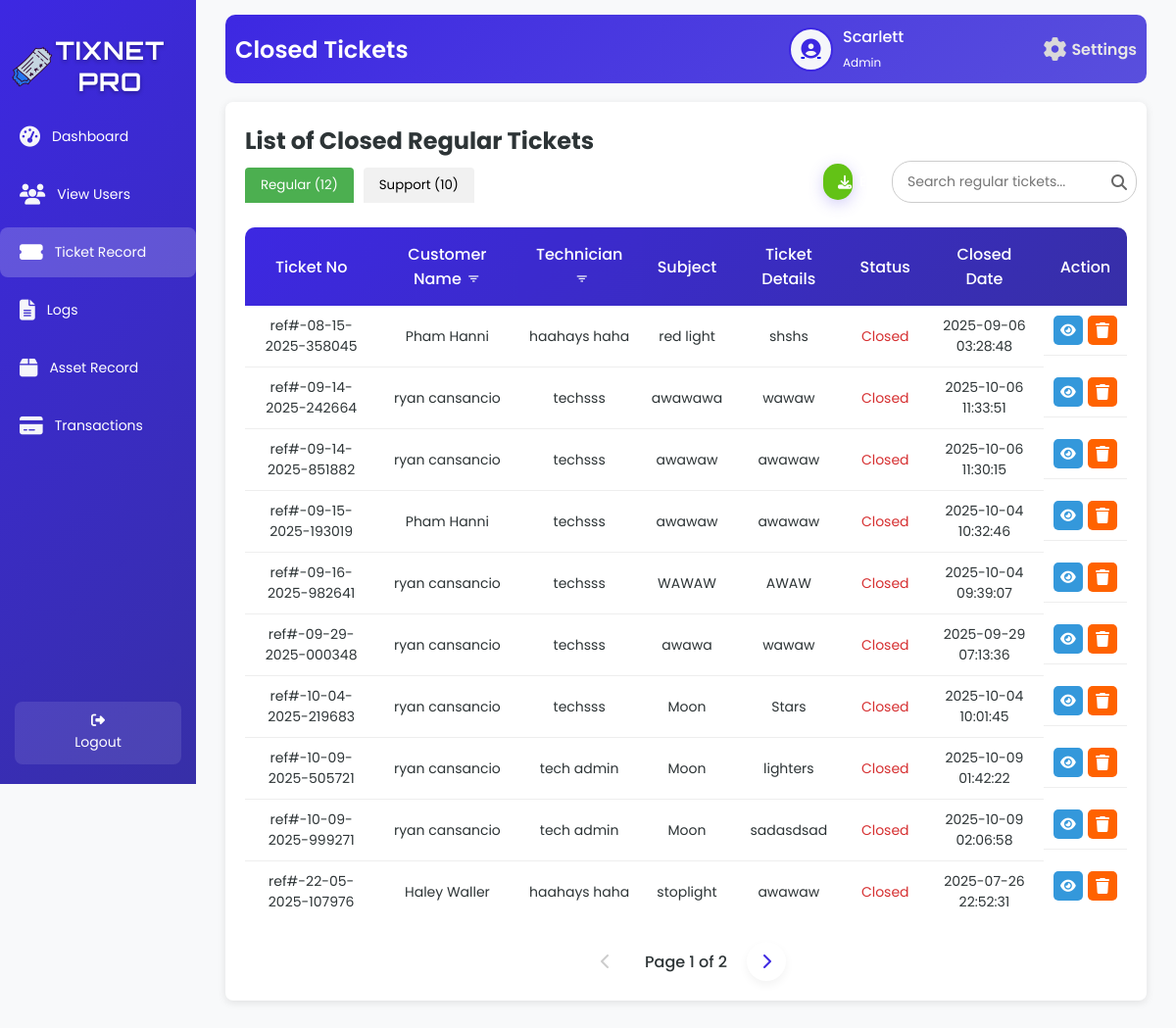
Page /regular_close.php (signed in) on the committed database.
### tables this page shows
CREATE TABLE `tbl_user` (
  `u_id` int(50) NOT NULL,
  `u_fname` varchar(200) NOT NULL,
  `u_lname` varchar(200) NOT NULL,
  `u_email` varchar(200) NOT NULL,
  `u_username` varchar(200) NOT NULL,
  `u_password` varchar(200) NOT NULL,
  `u_type` varchar(200) NOT NULL,
  `u_status` varchar(200) NOT NULL
);

CREATE TABLE `tbl_close_regular` (
  `t_ref` varchar(200) NOT NULL,
  `t_aname` varchar(200) NOT NULL,
  `te_technician` varchar(200) NOT NULL,
  `t_subject` varchar(200) NOT NULL,
  `t_status` varchar(200) NOT NULL,
  `t_details` varchar(200) NOT NULL,
  `te_date` varchar(200) NOT NULL
);

### regular_close.php (the view, shortened to what this page needs)
<?php
include 'db.php';
$username = $_SESSION['username'] ?? '';
$firstName = $lastName = $userType = '';
$searchTerm = isset($_GET['search']) ? trim($_GET['search']) : '';
$page = isset($_GET['page']) ? max(1, (int)$_GET['page']) : 1;
$totalPages = 1;
$limit = 10;
$currentTab = isset($_GET['tab']) ? $_GET['tab'] : 'regular';
$resultTickets = null;
$totalRegularTickets = 0;
$totalSupportTickets = 0;
$avatarPath = $_SESSION['avatarPath'];
try {
    $sqlUser = "SELECT u_fname, u_lname, u_type FROM tbl_user WHERE u_username = ?";
    $stmt = $conn->prepare($sqlUser);
    $stmt->bind_param("s", $username);
    $stmt->execute();
    $resultUser = $stmt->get_result();
    if ($resultUser->num_rows > 0) {
        $row = $resultUser->fetch_assoc();
        $firstName = $row['u_fname'] ?? '';
        $userType = $row['u_type'] ?? '';
    } else {
        throw new Exception("User not found.");
    }
    $sqlRegularCount = "SELECT COUNT(*) AS total FROM tbl_close_regular";
    $resultRegularCount = $conn->query($sqlRegularCount);
    $totalRegularTickets = $resultRegularCount->fetch_assoc()['total'] ?? 0;
    $sqlSupportCount = "SELECT COUNT(*) AS total FROM tbl_close_supp";
    $resultSupportCount = $conn->query($sqlSupportCount);
    $totalSupportTickets = $resultSupportCount->fetch_assoc()['total'] ?? 0;
    if ($currentTab === 'regular') {
        $params = [];
        $types = '';
        $sqlTotal = "SELECT COUNT(*) AS total FROM tbl_close_regular";
        $stmtTotal = $conn->prepare($sqlTotal);
        $stmtTotal->execute();
        $resultTotal = $stmtTotal->get_result();
        $totalTickets = $resultTotal->fetch_assoc()['total'] ?? 0;
        $totalPages = max(1, ceil($totalTickets / $limit));
        $page = min($page, $totalPages);
        $offset = ($page - 1) * $limit;
        $sqlTickets = "SELECT t_ref, t_aname, te_technician, t_subject, t_status, t_details, te_date
                       FROM tbl_close_regular";
        $sqlTickets .= " ORDER BY t_ref ASC LIMIT ? OFFSET ?";
        $stmtTickets = $conn->prepare($sqlTickets);
        $params[] = $limit;
        $params[] = $offset;
        $types .= 'ii';
        $stmtTickets->bind_param($types, ...$params);
        $stmtTickets->execute();
        $resultTickets = $stmtTickets->get_result();
    }
} catch (Exception $e) {
    $errorMessage = htmlspecialchars($e->getMessage());
    echo "<script>alert('Error: $errorMessage');</script>";
}
?>
<!DOCTYPE html>
<html lang="en">
<head>
    <link rel="stylesheet" href="regular_close.css">
    <link rel="stylesheet" href="https://cdnjs.cloudflare.com/ajax/libs/font-awesome/6.6.0/css/all.min.css" />
    <link href='https://unpkg.com/boxicons@2.1.4/css/boxicons.min.css' rel='stylesheet'>
</head>
<body>
<div class="wrapper">
    <div class="sidebar">
        <h2><img src="image/logo.png" alt="Tix Net Icon" class="sidebar-icon">TixNet Pro</h2>
        <ul>
            <li><a href="adminD.php"><i class="fas fa-tachometer-alt icon"></i> <span>Dashboard</span></a></li>
            <li><a href="viewU.php"><i class="fas fa-users icon"></i> <span>View Users</span></a></li>
            <li><a href="regular_close.php" class="active"><i class="fas fa-ticket-alt icon"></i> <span>Ticket Record</span></a></li>
            <li><a href="logs.php"><i class="fas fa-file-alt icon"></i> <span>Logs</span></a></li>
            <li><a href="returnT.php"><i class="fas fa-box icon"></i> <span>Asset Record</span></a></li>
            <li><a href="AdminPayments.php"><i class="fas fa-credit-card icon"></i> <span>Transactions</span></a></li>
        </ul>
        <footer>
            <a href="index.php" class="back-home"><i class="fas fa-sign-out-alt"></i> Logout</a>
        </footer>
    </div>
    <div class="container">
        <div class="upper">
            <h1>Closed Tickets</h1>
            <div class="user-profile">
                <div class="user-icon">
                    <a href="image.php">
                        <?php
                        $cleanAvatarPath = preg_replace('/\?\d+$/', '', $avatarPath);
                        if (!empty($avatarPath) && file_exists($cleanAvatarPath)) {
                            echo "<img src='" . htmlspecialchars($avatarPath, ENT_QUOTES, 'UTF-8') . "' alt='User Avatar'>";
                        } else {
                            echo "<i class='fas fa-user-circle'></i>";
                        }
                        ?>
                    </a>
                </div>
                <div class="user-details">
                    <span><?php echo htmlspecialchars($firstName, ENT_QUOTES, 'UTF-8'); ?></span>
                    <small><?php echo htmlspecialchars(ucfirst($userType), ENT_QUOTES, 'UTF-8'); ?></small>
                </div>
                <a href="settings.php" class="settings-link">
                    <i class="fas fa-cog"></i>
                    <span>Settings</span>
                </a>
            </div>
        </div>
        <div id="regular-tab" class="tab-content <?php echo $currentTab === 'regular' ? 'active' : ''; ?>">
            <div class="table-box">
                <h2>List of Closed Regular Tickets</h2>
                <div class="tab-buttons">
                    <button class="tab-btn <?php echo $currentTab === 'regular' ? 'active' : ''; ?>" onclick="showTab('regular')">
                        Regular (<?php echo $totalRegularTickets; ?>)
                    </button>
                    <button class="tab-btn <?php echo $currentTab === 'support' ? 'active' : ''; ?>" onclick="showTab('support')">
                        Support (<?php echo $totalSupportTickets; ?>)
                    </button>
                </div>
                <div class="search-container">
                    <input type="text" class="search-bar" id="regularSearchInput" placeholder="Search regular tickets..." value="<?php echo htmlspecialchars($searchTerm); ?>" onkeyup="debouncedSearchRegularTickets()">
                    <span class="search-icon"><i class="fas fa-search"></i></span>
                </div>
                <div class="action-buttons">
                    <div class="export-container">
                        <button class="action-btn export-btn"><i class="fas fa-download"></i> Export</button>
                    </div>
                </div>
                <table class="tickets-table">
                    <thead>
                        <tr>
                            <th>Ticket No</th>
                            <th>Customer Name<button class="filter-btn" onclick="showCustomerFilterModal()"><i class='bx bx-filter'></i></button></th>
                            <th>Technician<button class="filter-btn" onclick="showTechnicianFilterModal()"><i class='bx bx-filter'></i></button></th>
                            <th>Subject</th>
                            <th>Ticket Details</th>
                            <th>Status</th>
                            <th>Closed Date</th>
                            <th>Action</th>
                        </tr>
                    </thead>
                    <tbody id="tickets-table-body">
                        <?php
                        if ($currentTab === 'regular' && $resultTickets !== null && $resultTickets->num_rows > 0) {
                            while ($row = $resultTickets->fetch_assoc()) {
                                $ticketData = json_encode([
                                    'ref' => $row['t_ref'],
                                    'aname' => $row['t_aname'] ?? '',
                                    'technician' => $row['te_technician'] ?? '',
                                    'subject' => $row['t_subject'] ?? '',
                                    'details' => $row['t_details'] ?? '',
                                    'status' => ucfirst(strtolower($row['t_status'] ?? '')),
                                    'closed_date' => $row['te_date'] ?? 'N/A'
                                ], JSON_HEX_QUOT | JSON_HEX_TAG);
                                echo "<tr>
                                        <td>" . htmlspecialchars($row['t_ref']) . "</td>
                                        <td>" . htmlspecialchars($row['t_aname'] ?? '') . "</td>
                                        <td>" . htmlspecialchars($row['te_technician'] ?? '') . "</td>
                                        <td>" . htmlspecialchars($row['t_subject'] ?? '') . "</td>
                                        <td>" . htmlspecialchars($row['t_details'] ?? '') . "</td>
                                        <td class='status-closed'>" . ucfirst(strtolower($row['t_status'] ?? '')) . "</td>
                                        <td>" . htmlspecialchars($row['te_date'] ?? 'N/A') . "</td>
                                        <td class='action-buttons'>
                                            <span class='view-btn' onclick='showViewModal($ticketData)' title='View'><i class='fas fa-eye'></i></span>
                                            <span class='delete-btn' onclick=\"openDeleteModal('" . htmlspecialchars($row['t_ref'], ENT_QUOTES, 'UTF-8') . "', 'regular')\" title='Delete'><i class='fas fa-trash'></i></span>
                                        </td>
                                      </tr>";
                            }
                        } else {
                            echo "<tr><td colspan='8'>No closed regular tickets found or an error occurred.</td></tr>";
                        }
                        ?>
                    </tbody>
                </table>
                <div class="pagination" id="tickets-pagination">
                    <?php
                    if ($currentTab === 'regular') {
                        $paginationParams = ['tab' => $currentTab];
                        if ($page > 1) {
                            $paginationParams['page'] = $page - 1;
                            echo "<a href='regular_close.php?" . http_build_query($paginationParams) . "' class='pagination-link'><i class='fas fa-chevron-left'></i></a>";
                        } else {
                            echo "<span class='pagination-link disabled'><i class='fas fa-chevron-left'></i></span>";
                        }
                        echo "<span class='current-page'>Page $page of $totalPages</span>";
                        if ($page < $totalPages) {
                            $paginationParams['page'] = $page + 1;
                            echo "<a href='regular_close.php?" . http_build_query($paginationParams) . "' class='pagination-link'><i class='fas fa-chevron-right'></i></a>";
                        } else {
                            echo "<span class='pagination-link disabled'><i class='fas fa-chevron-right'></i></span>";
                        }
                    }
                    ?>
                </div>
            </div>
        </div>
    </div>
</div>
</body>
</html>

### regular_close.php (style rules this page uses)
.status-closed { color: var(--danger); }
.filter-btn { background: transparent !important; border: none; cursor: pointer; font-size: 15px; color: var(--light, #f5f8fc); margin-left: 5px; vertical-align: middle; padding: 0; outline: none; }
th .filter-btn { background: transparent !important; }

### rows in the picture
tbl_user: u_fname "Scarlett", u_type "Admin"
tbl_close_regular: t_ref "ref#-08-15-2025-358045", t_aname "Pham Hanni", te_technician "haahays haha", t_subject "red light", t_details "shshs", t_status "Closed", te_date "2025-09-06 03:28:48"
tbl_close_regular: t_ref "ref#-09-14-2025-242664", t_aname "ryan cansancio", te_technician "techsss", t_subject "awawawa", t_details "wawaw", t_status "Closed", te_date "2025-10-06 11:33:51"
tbl_close_regular: t_ref "ref#-09-14-2025-851882", t_aname "ryan cansancio", te_technician "techsss", t_subject "awawaw", t_details "awawaw", t_status "Closed", te_date "2025-10-06 11:30:15"
tbl_close_regular: t_ref "ref#-09-15-2025-193019", t_aname "Pham Hanni", te_technician "techsss", t_subject "awawaw", t_details "awawaw", t_status "Closed", te_date "2025-10-04 10:32:46"
tbl_close_regular: t_ref "ref#-09-16-2025-982641", t_aname "ryan cansancio", te_technician "techsss", t_subject "WAWAW", t_details "AWAW", t_status "Closed", te_date "2025-10-04 09:39:07"
tbl_close_regular: t_ref "ref#-09-29-2025-000348", t_aname "ryan cansancio", te_technician "techsss", t_subject "awawa", t_details "wawaw", t_status "Closed", te_date "2025-09-29 07:13:36"
tbl_close_regular: t_ref "ref#-10-04-2025-219683", t_aname "ryan cansancio", te_technician "techsss", t_subject "Moon", t_details "Stars", t_status "Closed", te_date "2025-10-04 10:01:45"
tbl_close_regular: t_ref "ref#-10-09-2025-505721", t_aname "ryan cansancio", te_technician "tech admin", t_subject "Moon", t_details "lighters", t_status "Closed", te_date "2025-10-09 01:42:22"
tbl_close_regular: t_ref "ref#-10-09-2025-999271", t_aname "ryan cansancio", te_technician "tech admin", t_subject "Moon", t_details "sadasdsad", t_status "Closed", te_date "2025-10-09 02:06:58"
tbl_close_regular: t_ref "ref#-22-05-2025-107976", t_aname "Haley Waller", te_technician "haahays haha", t_subject "stoplight", t_details "awawaw", t_status "Closed", te_date "2025-07-26 22:52:31"

### other values in the picture
$totalRegularTickets "12"
$totalSupportTickets "10"
$page "1"
$totalPages "2"
